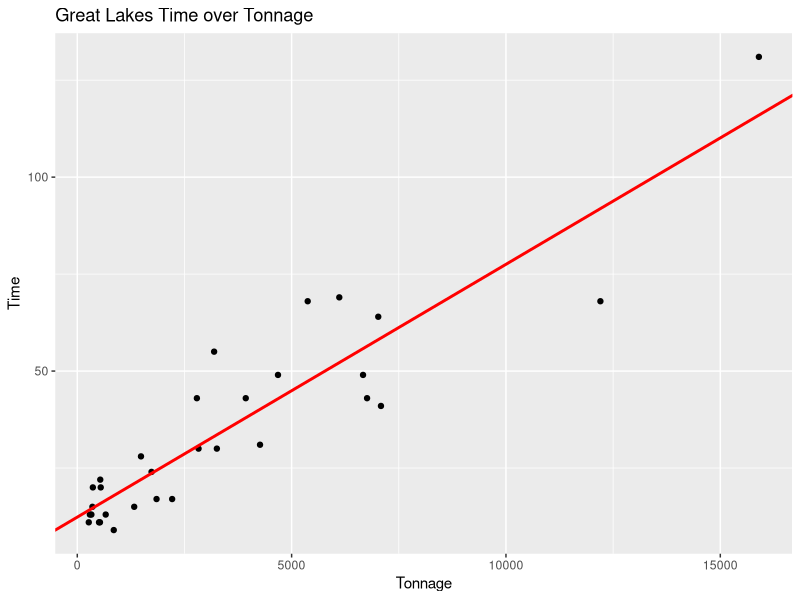
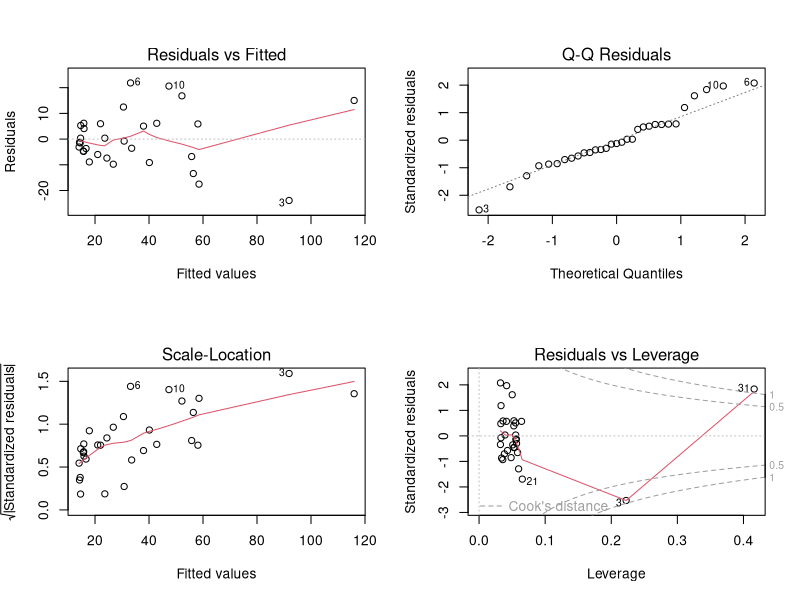
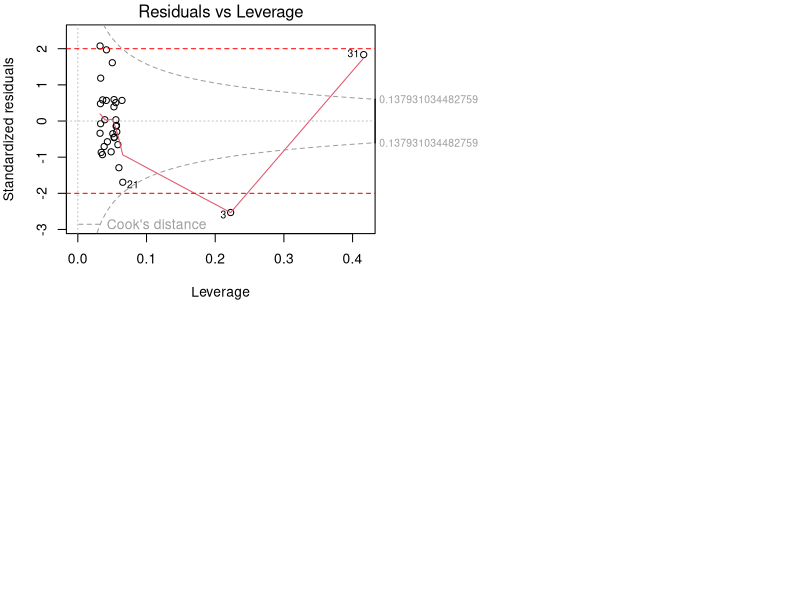
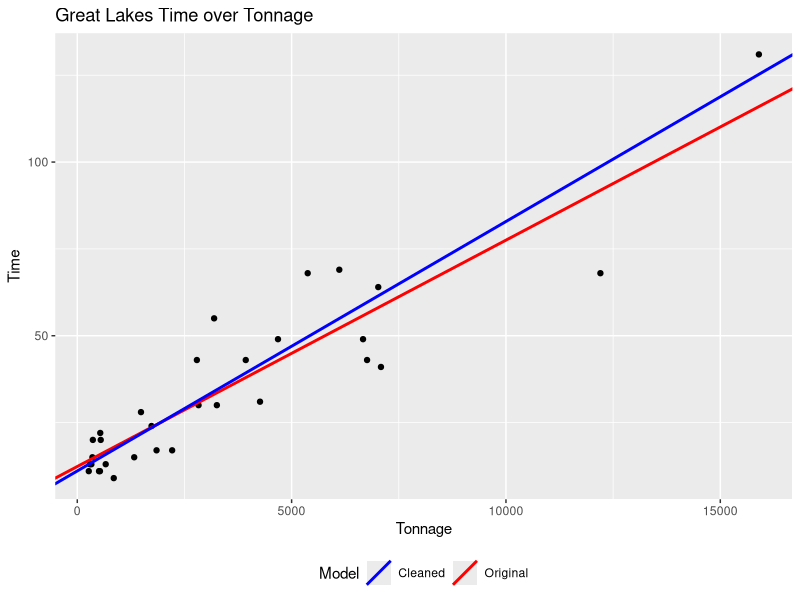
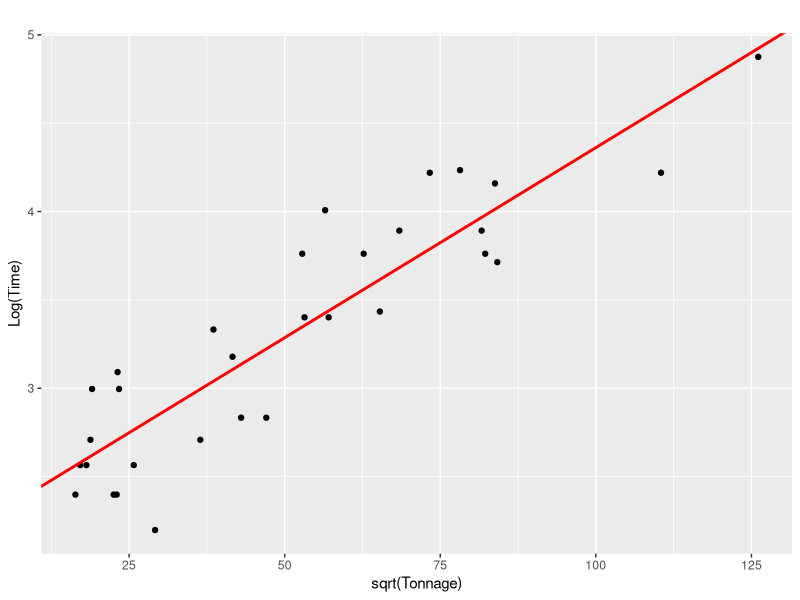
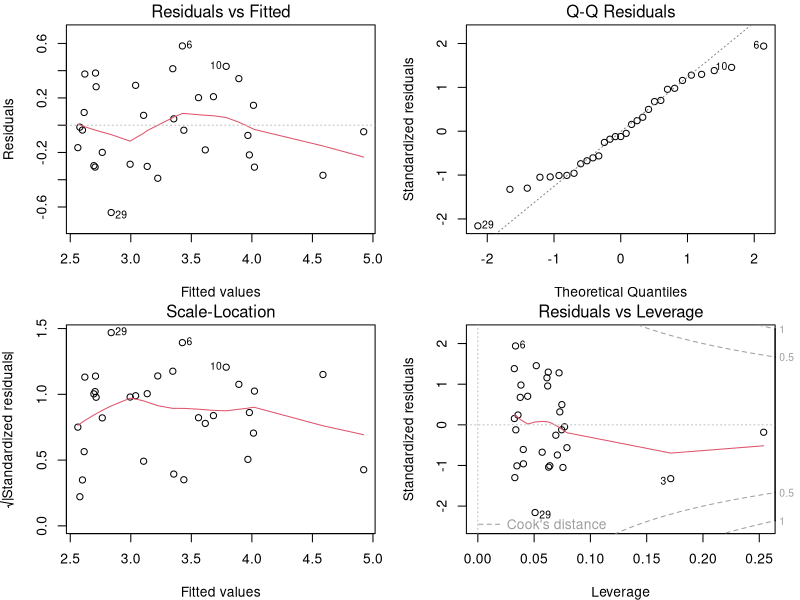
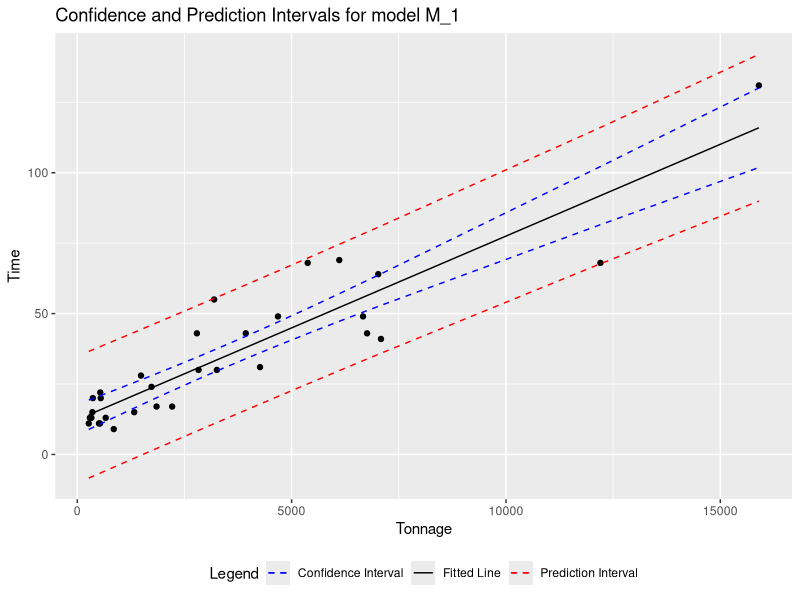
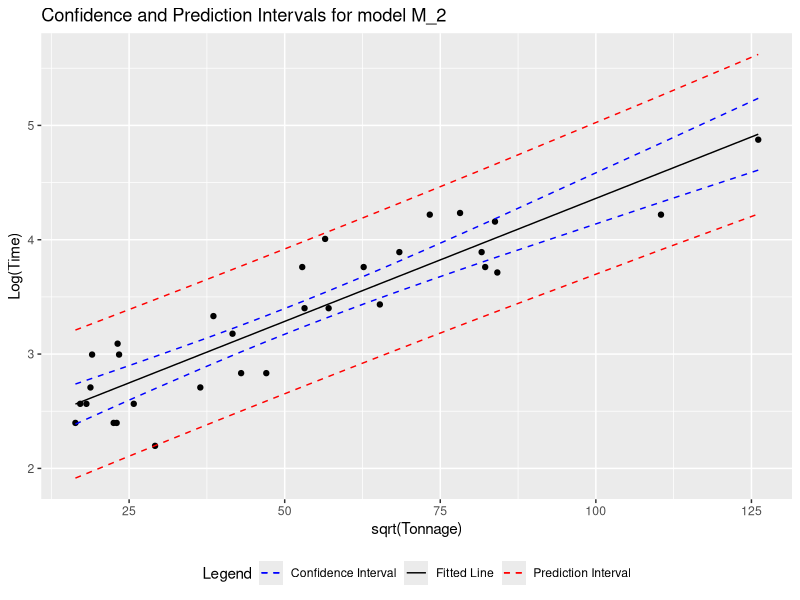

Generate these figures, in order, with R:
## ---- chunk 1
knitr::opts_chunk$set(echo = TRUE)
## ---- chunk 2
    #No Disease
    mean1 <- 195.2745
    var1 <- 1303.9231
    n1 <- 51

    #Disease
    mean2 <- 216.1906
    var2 <- 1850.2488
    n2 <- 320
## ---- chunk 3
    #calculate t and df
    t_stat <- (mean1 - mean2)/sqrt(var1/n1 + var2/n2)
    df <- (var1/n1 + var2/n2)^2 / ((var1/n1)^2/(n1-1) + (var2/n2)^2/(n2-1))

    #calculate P_val
    p_val <- 2 * pt(-abs(t_stat), df)
## ---- chunk 4
    # Calculate the mean difference
    mean_diff <- mean1 - mean2

    # Calculate the standard error of the difference
    se_diff <- sqrt(var1/n1 + var2/n2)

    # Find critical t-value for 99% confidence interval (two sided)
    t_crit <- qt(0.995, df)

    # Calculate the margin of error
    margin_error <- t_crit * se_diff

    # Calculate the confidence interval
    lower_ci <- mean_diff - margin_error
    upper_ci <- mean_diff + margin_error
## ---- chunk 5
    #read .txt file
    glakes <- read.table("glakes.txt", header = TRUE)
    summary(glakes)

    #create the linear model M_1
    glakes_lm_1 <- lm(Time~Tonnage, data = glakes)
## ---- chunk 6
    library(ggplot2)
    ggplot(data = glakes) + 
      geom_point(mapping = aes(x = Tonnage, y = Time)) +
      geom_abline(intercept = coef(glakes_lm_1)[1], slope = coef(glakes_lm_1)[2], color = "red", linewidth = 1) +
      theme(legend.position = "bottom") +
      labs(title = "Great Lakes Time over Tonnage",
           x = "Tonnage", 
           y = "Time")
## ---- chunk 7
    #model summary
    summary(glakes_lm_1)
## ---- chunk 8
    # diagnostics checing plots
    par(mfrow = c(2,2))
    plot(glakes_lm_1)
## ---- chunk 9
    par(mar = c(4, 4, 1.5, 1.5))
    plot(glakes_lm_1, which = 5, cook.levels = 4 / (nrow(glakes) - 2))
    abline(h = 2, col = "red", lty = 2)   # horizontal line at y = 2
    abline(h = -2, col = "red", lty = 2)  # horizontal line at y = -2
## ---- chunk 10
    glakes_clean <- glakes[-c(3), ]
    glakes_lm_1_clean <- lm(Time~Tonnage, data = glakes_clean)

    # Create a small data frame with model info
    lines_df <- data.frame(
      intercept = c(coef(glakes_lm_1)[1], coef(glakes_lm_1_clean)[1]),
      slope = c(coef(glakes_lm_1)[2], coef(glakes_lm_1_clean)[2]),
      Model = c("Original", "Cleaned")
    )

    ggplot(data = glakes) + 
      geom_point(mapping = aes(x = Tonnage, y = Time)) +
      geom_abline(data = lines_df, 
              mapping = aes(intercept = intercept, slope = slope, color = Model),
              linewidth = 1) +
      scale_color_manual(values = c("Original" = "red", "Cleaned" = "blue")) +
      theme(legend.position = "bottom") +
      labs(title = "Great Lakes Time over Tonnage",
       x = "Tonnage", 
       y = "Time",
       color = "Model")
## ---- chunk 11
    #model M_2 data transformations
    log_Time = log(glakes$Time)
    sqrt_Tonnage = sqrt(glakes$Tonnage)

    #linear regression model M_2
    glakes_lm_2 <- lm(log_Time~sqrt_Tonnage, data = glakes)
## ---- chunk 12
    #plot transformed M_2 model
    ggplot(data = glakes) + 
      geom_point(mapping = aes(x = sqrt_Tonnage, y = log_Time)) +
      geom_abline(intercept = coef(glakes_lm_2)[1], slope = coef(glakes_lm_2)[2], color = "red", linewidth = 1) +
      theme(legend.position = "bottom") +
      labs(title = "",
           x = "sqrt(Tonnage)", 
           y = "Log(Time)")
## ---- chunk 13
    #model summary
    summary(glakes_lm_2)
## ---- chunk 14
    # diagnostics checing plots
    par(mfrow = c(2,2))
    plot(glakes_lm_2)
## ---- chunk 15
        pt(11.27, 29, lower.tail=FALSE)
## ---- chunk 16
    # Prepare data for intervals
    newdata_1 = data.frame(Tonnage = glakes$Tonnage)
    conf_intervals <- predict(glakes_lm_1, newdata = newdata_1, interval = "confidence", level = 0.95)
    pred_intervals <- predict(glakes_lm_1, newdata = newdata_1, interval = "predict", level = 0.95)

    # Combine the data into one data frame for easier plotting
    glakes$conf_lower <- conf_intervals[, 2]
    glakes$conf_upper <- conf_intervals[, 3]
    glakes$pred_lower <- pred_intervals[, 2]
    glakes$pred_upper <- pred_intervals[, 3]

    # Create the plot
    ggplot(data = glakes) + 
      geom_point(mapping = aes(x = Tonnage, y = Time)) + 
      geom_line(aes(x = newdata_1$Tonnage, y = conf_intervals[,1], color = "Fitted Line")) + 
      geom_line(aes(x = Tonnage, y = conf_lower, color = "Confidence Interval"), linetype = 2) + 
      geom_line(aes(x = Tonnage, y = conf_upper, color = "Confidence Interval"), linetype = 2) + 
      geom_line(aes(x = Tonnage, y = pred_lower, color = "Prediction Interval"), linetype = 2) + 
      geom_line(aes(x = Tonnage, y = pred_upper, color = "Prediction Interval"), linetype = 2) + 
      labs(title = "Confidence and Prediction Intervals for model M_1", 
       x = "Tonnage", 
       y = "Time") + 
      scale_color_manual(values = c("Fitted Line" = "black", "Confidence Interval" = "blue", "Prediction Interval" = "red")) +
      theme(legend.position = "bottom") + 
      guides(color = guide_legend(title = "Legend"))
## ---- chunk 17
    # Prepare data for intervals
    newdata_2 = data.frame(sqrt_Tonnage = sqrt_Tonnage)
    conf_intervals_2 <- predict(glakes_lm_2, newdata = newdata_2, interval = "confidence", level = 0.95)
    pred_intervals_2 <- predict(glakes_lm_2, newdata = newdata_2, interval = "predict", level = 0.95)

    glakes2 <- data.frame(log_Time = log_Time, sqrt_Tonnage=sqrt_Tonnage)

    # Combine the data into one data frame for easier plotting
    glakes2$conf_lower <- conf_intervals_2[, 2]
    glakes2$conf_upper <- conf_intervals_2[, 3]
    glakes2$pred_lower <- pred_intervals_2[, 2]
    glakes2$pred_upper <- pred_intervals_2[, 3]

    #plot the graph
    ggplot(data = glakes2) + 
      geom_point(mapping = aes(x = sqrt_Tonnage, y = log_Time)) + 
      geom_line(aes(x = newdata_2$sqrt_Tonnage, y = conf_intervals_2[,1], color = "Fitted Line")) + 
      geom_line(aes(x = sqrt_Tonnage, y = conf_lower, color = "Confidence Interval"), linetype = 2) + 
      geom_line(aes(x = sqrt_Tonnage, y = conf_upper, color = "Confidence Interval"), linetype = 2) + 
      geom_line(aes(x = sqrt_Tonnage, y = pred_lower, color = "Prediction Interval"), linetype = 2) + 
      geom_line(aes(x = sqrt_Tonnage, y = pred_upper, color = "Prediction Interval"), linetype = 2) + 
      labs(title = "Confidence and Prediction Intervals for model M_2", 
       x = "sqrt(Tonnage)", 
       y = "Log(Time)") + 
      scale_color_manual(values = c("Fitted Line" = "black", "Confidence Interval" = "blue", "Prediction Interval" = "red")) +
      theme(legend.position = "bottom") + 
      guides(color = guide_legend(title = "Legend"))
